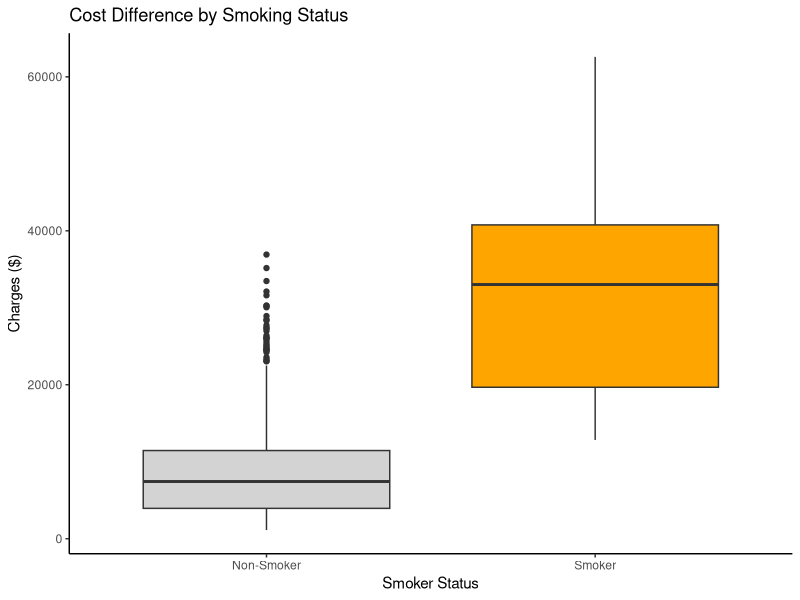
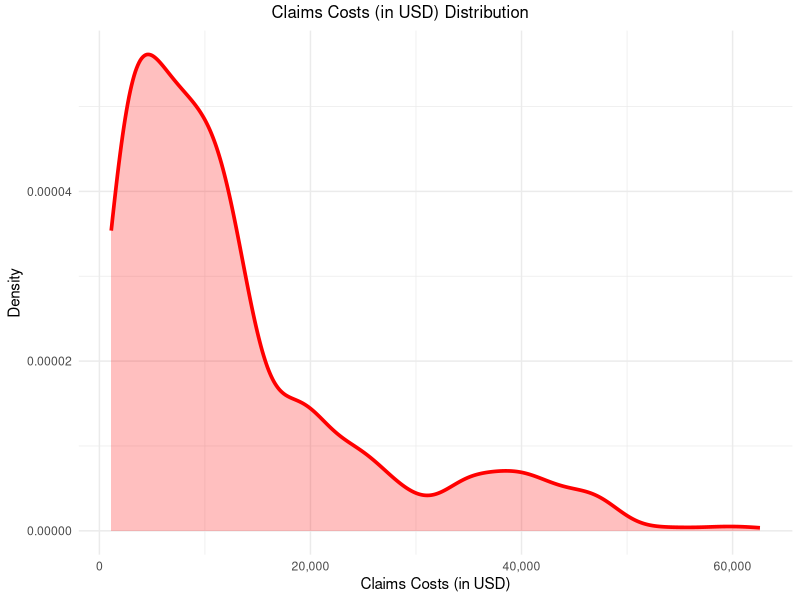

These figures' R source, in order:
## ---- chunk 1
#| results: "hide"
#| label: "data-preparation"
#| message: false
#| echo: false

#import libraries
library(readr)
library(dplyr)
library(ggplot2)
library(psych)
library(scales)
library(modelr)
library(glmnet)
library(ggpubr)
library(kableExtra)
library(knitr)

#load data
insurance_data_s26 <- read_csv("insurance_data_S26.csv")
insurance_validation <- read_csv("insurance_data_validation_S26.csv")
## ---- chunk 2
#| label: "data-exploration-1"
#| results: "hide"
#| echo: false
insurance_data_s26 <- insurance_data_s26 %>% select(-c(`...1`))

names(insurance_data_s26)
str(insurance_data_s26)
## ---- chunk 3
#| label: "data-cleaning"
#| results: "hide"
#| echo: false

#evaluate missingness + check dimensions
dim(insurance_data_s26)
insurance_data_s26_clean <- insurance_data_s26 %>% filter(!is.na(charges))
dim(insurance_data_s26_clean)

#transform dummies
insurance_data_s26_clean <- insurance_data_s26_clean %>% mutate(
  male = ifelse(sex == "male", 1, 0), 
  smoker = ifelse(smoker == "no", 0, 1)
) %>% select(-c(sex))
## ---- chunk 4
#| label: "tbl-data-summary"
#| echo: false

#needs formated!!!
tbl <- describe(insurance_data_s26_clean)
tbl <- tbl %>% select(c(n, min, median, mean, max, sd)) %>% filter(rownames(tbl) != "region*" & rownames(tbl) != "caseID")
tbl <- tbl %>% slice(5, 1:4, 6:10)
tbl <- kable(tbl, col.names = 
            c("", "Count", "Minimum", "Median", "Mean", "Maximum", "Std. Dev."),
            digits = 3, 
            format.args = list(big.mark = ",")) %>% row_spec(1, bold = TRUE) %>%
  kable_classic() %>% 
  kable_styling(bootstrap_options = c("striped", "hover", "condensed")) 
tbl
##BoxPlot display the statistics
ggplot(insurance_data_s26_clean, aes(x = as.factor(smoker), y = charges, fill = as.factor(smoker))) +
  geom_boxplot() +
  scale_x_discrete(labels = c("Non-Smoker", "Smoker")) +
  scale_fill_manual(values = c("lightgrey", "orange"), guide = "none") +
  labs(title = "Cost Difference by Smoking Status", x = "Smoker Status", y = "Charges ($)") +
  theme_classic()

## ---- chunk 5
#| label: "fig-data-dispersion"
#| echo: false
#| fig-cap: "Distribution of Claim Costs"

dens <- ggplot(insurance_data_s26_clean, aes(charges)) + geom_density(color = "red", linewidth = 1.25, fill = "red", alpha = .25) + labs(
  x = "Claims Costs (in USD)", 
  y = "Density", 
) + theme_minimal() + scale_y_continuous(labels = comma) + scale_x_continuous(labels = comma)

dens <- annotate_figure(dens, top = text_grob("Claims Costs (in USD) Distribution"))
dens

## ---- chunk 6
#| label: "transform-outcome"
#| results: "hide"
#| echo: false

insurance_data_s26_clean <- insurance_data_s26_clean %>% mutate(
  log_charges = log(charges + 1)
)

## ---- chunk 7
#| label: "data-split"
#| results: "hide"
#| echo: false

set.seed(12345) #set seed
train_index <- sample(
  x = 1:nrow(insurance_data_s26_clean), 
  size = floor(0.8*nrow(insurance_data_s26_clean))) 

#training and validation sets
insurance_train <- insurance_data_s26_clean[train_index, ]
insurance_test <- insurance_data_s26_clean[-train_index, ]

#sub-split for LASSO
insurance_train_input <- model.matrix(log_charges ~ . -caseID -charges, data = insurance_train)
insurance_train_output <- insurance_train$log_charges

insurance_test_input <- model.matrix(log_charges ~ . -caseID -charges, data = insurance_test )
insurance_test_output <- insurance_test$log_charges

## ---- chunk 8
#| label: "model-sws-aic"
#| results: "hide"
#| message: false
#| echo: false
#prep models
nullModel <- lm(log_charges ~ 1, data = insurance_train)
fullModel <- lm(log_charges ~ . -caseID -charges, data = insurance_train)

#final model build
model1 <- step(
  object = nullModel, 
  scope = list(
    lower = nullModel, 
    upper = fullModel
  ), 
  data = insurance_train, 
  direction = "both",
  k = 2, 
  trace = 0
)

summary(model1)

## ---- chunk 9
#| label: "model-lasso"
#| results: "hide"
#| message: false
#| echo: false

#set seed
set.seed(54321)

#build model
model2 <- cv.glmnet(
  x = insurance_train_input, 
  y = insurance_train_output, 
  family = "gaussian", 
  alpha = 1, 
  lambda = NULL, 
  standardize = TRUE, 
  nfolds = 10
)

model_2 <- predict(model2, s = model2$lambda.1se, type = "coefficients")
model_2 <- data.frame(name = model_2@Dimnames[[1]][model_2@i + 1], coefficient = model_2@x)
model_2

## ---- chunk 10
#| label: "model-1-validation"
#| results: "hide"
#| echo: false

#predict values
model1_predicted <- predict(model1, newdata = insurance_test)

#calculate R^2
rss <- sum((model1_predicted - insurance_test_output)^2)  
tss <- sum((insurance_test_output - mean(insurance_test_output))^2)
r2 <- 1- (rss/tss)
r2
#calculate RMSE
mse <- modelr::mse(model = model1, data = insurance_test)
rmse <- sqrt(mse)
rmse

rmse_factor <- exp(rmse)
rmse_factor
## ---- chunk 11
#| label: "model-2-validation"
#| results: "hide"
#| echo: false

#predict values
model2_predicted <- predict(model2, s = model2$lambda.1se, newx = insurance_test_input)

#calculate R^2
rss <- sum((model2_predicted - insurance_test_output)^2)  
tss <- sum((insurance_test_output - mean(insurance_test_output))^2)
r2 <- 1- (rss/tss)
r2
#calculate RMSE
rmse <- sqrt(mean((insurance_test_output - model2_predicted)^2))
rmse

rmse_factor <- exp(rmse)
rmse_factor
## ---- chunk 12
#| label: "validation-set-clean"
#| results: "hide"
#| echo: false

insurance_validation <- insurance_validation %>% filter(!is.na(charges)) %>% select(-c(`...1`))
dim(insurance_validation)

#transform dummies
insurance_validation <- insurance_validation %>% mutate(
  male = ifelse(sex == "male", 1, 0), 
  smoker = ifelse(smoker == "no", 0, 1)
) %>% select(-c(sex))


#transform outcome
insurance_validation <- insurance_validation %>% mutate(
  log_charges = log(charges + 1)
)

#split data input/output
insurance_validation_input <- model.matrix(log_charges ~ . -charges -caseID, data = insurance_validation)
insurance_validation_output <- insurance_validation$log_charges
## ---- chunk 13
#| label: "validation-set-test"
#| results: "hide"
#| echo: false

#model 1 test
model1_predicted <- predict(model1, newdata = insurance_validation)
rmse1 <- sqrt(mean((insurance_validation_output - model1_predicted)^2))
rmse1
rmse1_factor <- exp(rmse1)
rmse1_factor

#model 2 test
model2_predicted <- predict(model2, s = model2$lambda.1se, newx = insurance_validation_input)
rmse2 <- sqrt(mean((insurance_validation_output - model2_predicted)^2))
rmse2
rmse2_factor <- exp(rmse2)
rmse2_factor
